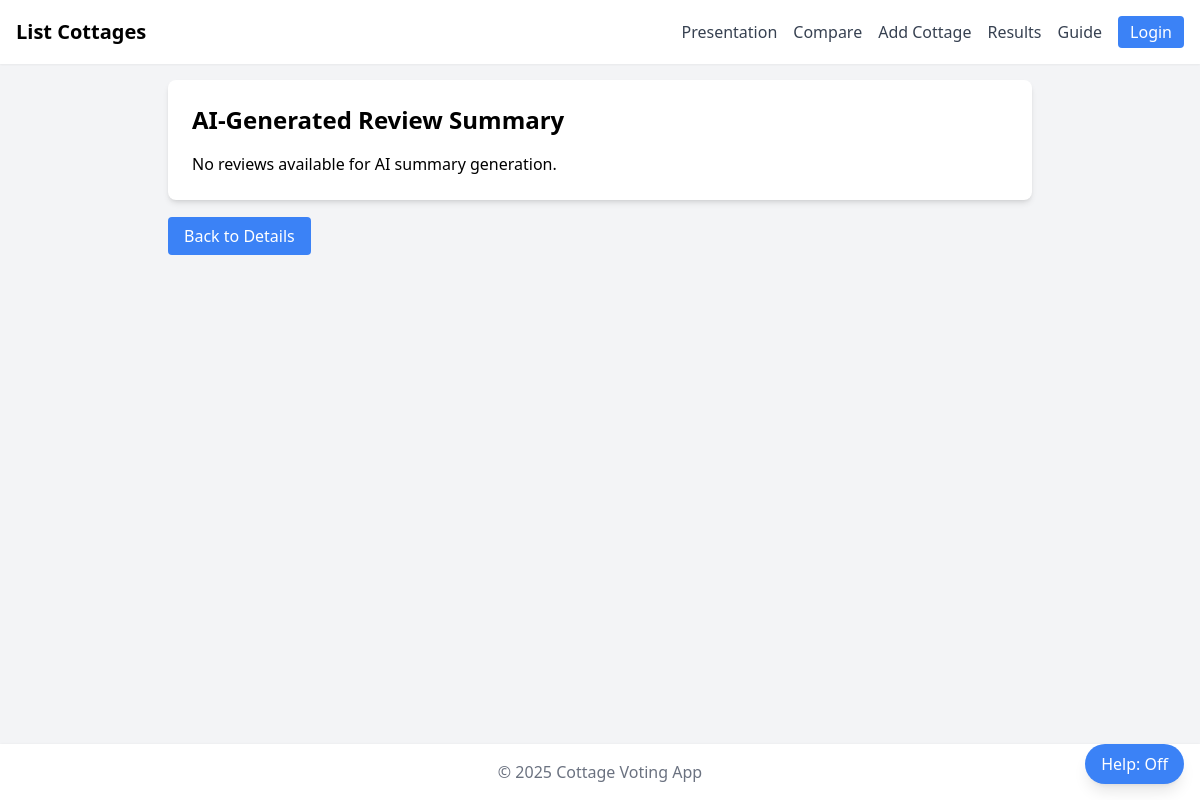
The app's page /reviews/2, older data.
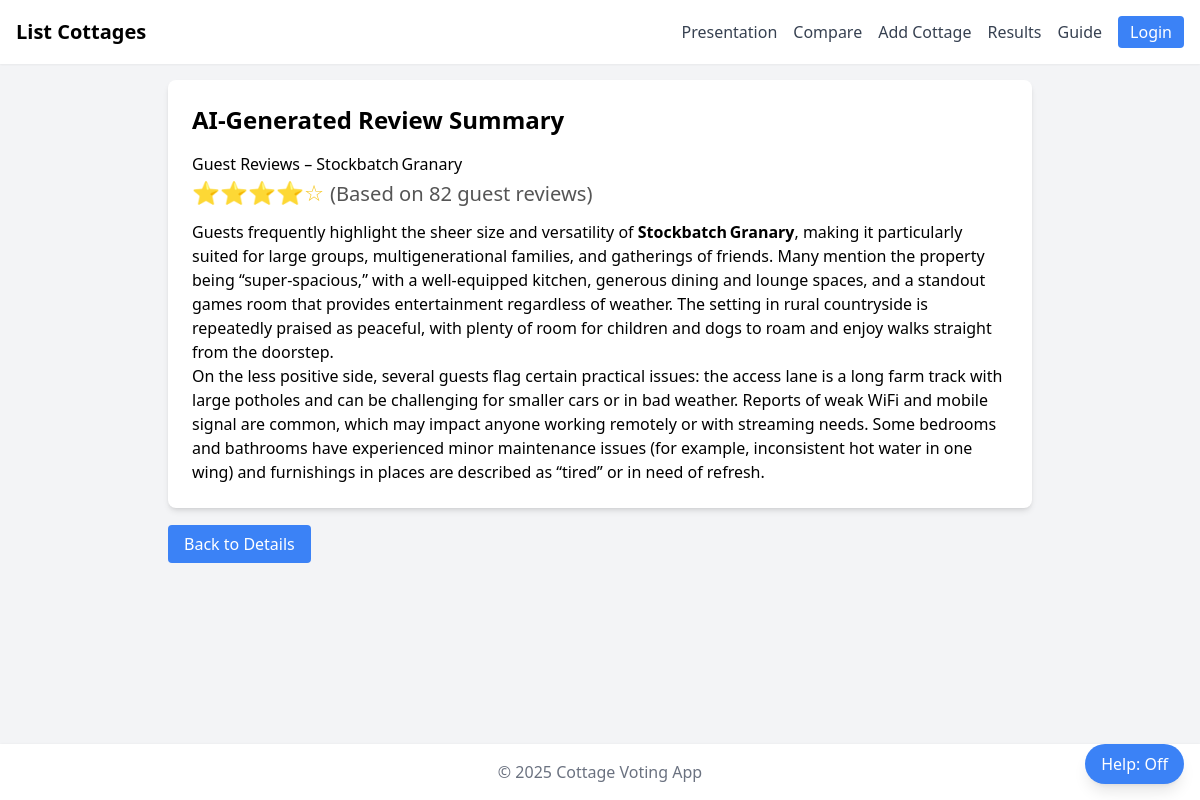
The same page, newer data.
### tables this page shows
CREATE TABLE "cottages" (
	"id"	INTEGER,
	"name"	TEXT NOT NULL,
	"location"	TEXT,
	"price"	TEXT,
	"beds"	INTEGER DEFAULT 1,
	"dogs_allowed"	INTEGER DEFAULT 0,
	"image"	TEXT,
	"description"	TEXT,
	"submitted_by"	TEXT,
	"votes"	INTEGER DEFAULT 0,
	"created_at"	DATETIME DEFAULT (datetime('now')),
	"url"	TEXT,
	"hottub"	INTEGER DEFAULT 0,
	"secure_garden"	INTEGER DEFAULT 0,
	"ev_charging"	INTEGER DEFAULT 0,
	"parking"	INTEGER DEFAULT 0,
	"log_burner"	INTEGER DEFAULT 0,
	"high_chair"	INTEGER DEFAULT 0,
	"cot"	INTEGER DEFAULT 0,
	"  ai_review_summary TEXT,
"	TEXT, ai_review_summary TEXT,
	PRIMARY KEY("id" AUTOINCREMENT)
);

### app.py (the view)
@app.route('/reviews/<int:cottage_id>')
def reviews(cottage_id):
    db = get_db()
    cottage = db.execute(
        'SELECT * FROM cottages WHERE id = ?',
        (cottage_id,)
    ).fetchone()
    if cottage is None:
        return redirect(url_for('cottages'))
    return render_template('reviews.html', cottage=cottage)

### app.py (called while the page is built)
@app.context_processor
def inject_now():
    return {
        'now': datetime.now,
        'allow_admin_override': app.config.get('ALLOW_ADMIN_OVERRIDE', False),
        'admin_users': app.config.get('ADMIN_USERS', [])
    }

def get_db():
    db = getattr(g, '_database', None)
    if db is None:
        db = g._database = sqlite3.connect(app.config['DATABASE'])
        db.row_factory = sqlite3.Row
    return db

@app.teardown_appcontext
def close_connection(exception):
    db = getattr(g, '_database', None)
    if db is not None:
        db.close()

def _norm(name: str) -> str:
    return (name or "").strip().casefold()

def get_admins():
    env_list = [_norm(u) for u in os.environ.get("CC_ADMINS", "").split(",") if u.strip()]
    cfg_list = [_norm(u) for u in app.config.get("ADMIN_USERS", [])]
    return set(env_list + cfg_list)

def is_admin():
    return _norm(session.get("user_name")) in get_admins()

@app.context_processor
def inject_admin_flags():
    return {"is_admin": is_admin()}

### templates/reviews.html (shortened to what this page needs)
{% extends 'base.html' %}
{% block content %}
<div class="cottage-reviews max-w-4xl mx-auto p-4">
  {% if cottage.ai_review_summary %}
    <div class="review-summary bg-white p-6 rounded-lg shadow-md mb-6">
      <h2 class="text-2xl font-bold mb-4">AI-Generated Review Summary</h2>
      {{ cottage.ai_review_summary|safe }}
    </div>
  {% else %}
    <p class="text-gray-600 mb-6">No AI-generated review summary available yet.</p>
  {% endif %}
  <div class="actions">
    <a href="{{ url_for('cottage_detail', cottage_id=cottage.id) }}"
  class="bg-blue-500 hover:bg-blue-600 text-white px-4 py-2 rounded" data-tooltip="Return to the cottage details page.">
      Back to Details
    </a>
  </div>
</div>
{% endblock %}

Row changes from the older to the newer data that the page shows:
changed cottages: ai_review_summary "No reviews available for AI summary generation." → "Guest Reviews – Stockbatch Granary ⭐⭐⭐⭐☆ (Based on 82 guest reviews) Guests frequently highlight the sheer size and versatility of Stockbatch Granary , making it particularly suited for large groups, multigenerational families, and gatherings of friends. Many mention the property being “super‑spacious,” with a well‑equipped kitchen, generous dining and lounge spaces, and a standout games room that provides entertainment regardless of weather. The setting in rural countryside is repeatedly praised as peaceful, with plenty of room for children and dogs to roam and enjoy walks straight from the doorstep. On the less positive side, several guests flag certain practical issues: the access lane…"
